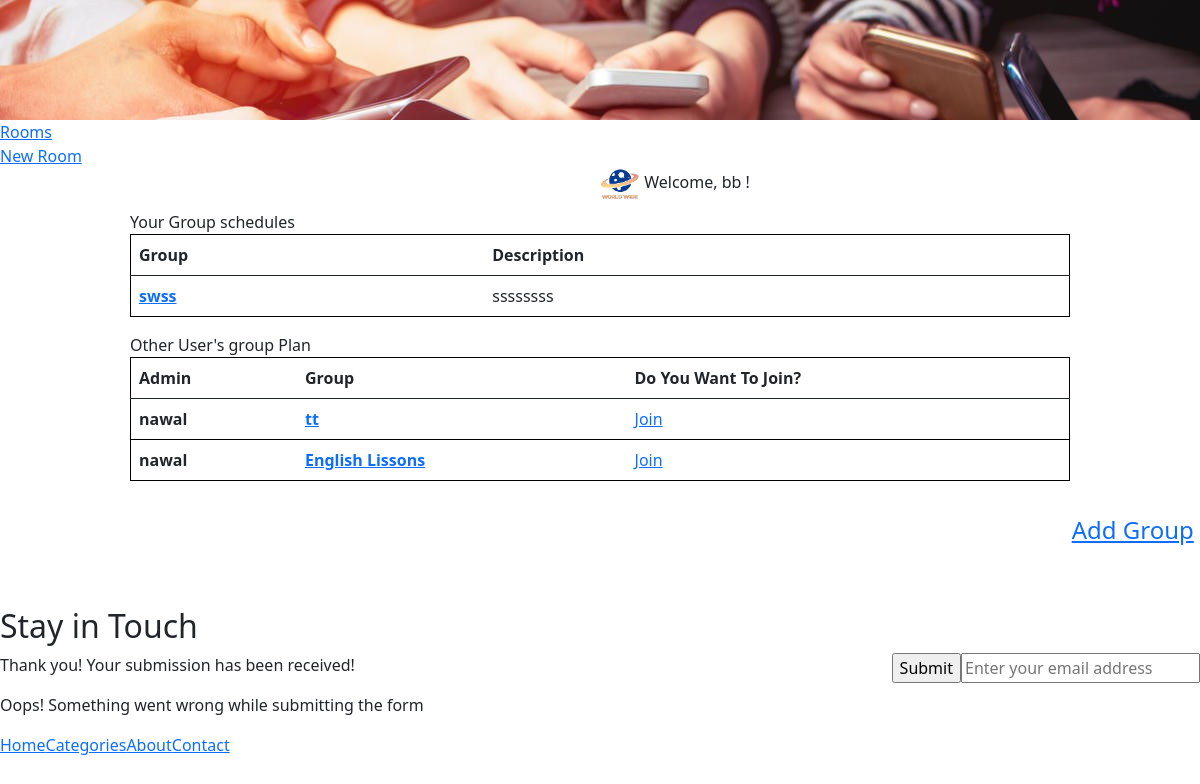
/groups (signed in), run on the app's committed database.
### app/models.py (models this page shows)
class Group(models.Model):
    planner = models.ForeignKey(User, related_name="groupsPlannedByUser", on_delete = models.CASCADE)
    destination = models.TextField()
    description = models.TextField()
    users = models.ManyToManyField(User, related_name="groups")
    created_at = models.DateTimeField(auto_now_add=True)
    updated_at = models.DateTimeField(auto_now=True)

class User(models.Model):
    first_name = models.CharField(max_length=255)
    last_name = models.CharField(max_length=255)
    email = models.CharField(max_length=255)
    password = models.CharField(max_length=255)
    created_at = models.DateTimeField(auto_now_add=True)
    updated_at = models.DateTimeField(auto_now=True)
    objects = BlogManager()

### app/views.py (the view)
# urls.py: path('groups', views.groupDashboard),
def groupDashboard(request):
    context = {
        'groups':models.all_groups_for_user(request.session['login_user']),
        'otherGroups':models.other_groups(request.session['login_user']),
    }
    return render(request,"groupDashboard.html", context)

### app/models.py (called while the page is built)
def all_groups_for_user(id):
    this_user = User.objects.get(id=id)
    groups = this_user.groups.all()
    return groups

def other_groups(id):
    this_user = User.objects.get(id=id)
    otherGroups = Group.objects.exclude(users=this_user)
    return otherGroups

### app/templates/groupDashboard.html (shortened to what this page needs)
<!DOCTYPE html>
<html data-wf-domain="escape-free-template.webflow.io" data-wf-page="5e4b1929fccc7f5af9de826b"
    data-wf-site="5e4b1929fccc7f2575de825e" data-wf-status="1">
<head>
    <link
        href="https://assets.website-files.com/5e4b1929fccc7f2575de825e/css/escape-free-template.webflow.3e4705827.css"
        rel="stylesheet" type="text/css" />
    {% load static %}
    <link rel="stylesheet" href="{% static 'css/home.css' %}">
    <link rel="stylesheet" href="{% static 'css/room.css' %}">
    <link href="https://cdn.jsdelivr.net/npm/bootstrap@5.0.0-beta1/dist/css/bootstrap.min.css" rel="stylesheet"
>
</head>
<body>
    <div>
        <div class="hero-section">
        </div>
        <div class="category-section">
            <div class="w-container">
                <div class="w-dyn-list">
                    <div role="list" class="w-clearfix w-dyn-items w-row">
                        <div role="listitem" class="category-wrapper w-dyn-item w-col w-col-2"><a href="/groups"
                                class="category-link">Rooms</a></div>
                        <div role="listitem" class="category-wrapper w-dyn-item w-col w-col-2"><a href="/groups/add"
                                class="category-link">New Room</a></div>
                        <div role="list" class="w-clearfix w-dyn-items w-row">
                            <div class="category-wrapper w-dyn-item w-col w-col-2"
                                style="white-space: nowrap; padding-left: 50%;"><img src="{% static 'logo.png'%}"
                                    alt="logo" width="40px" style="max-width: none;"> Welcome, {{request.session.name}}
                                !</div>
                        </div>
                    </div>
                </div>
            </div>
        </div>
        <div id="posts" class="main-section bottom-padding">
            <div class="dashboard-content">
                Your Group schedules
                <table class="table table-sgrouped">
                    <thead>
                        <tr>
                            <th scope="col">Group</th>
                            <th scope="col">Description</th>
                        </tr>
                    </thead>
                    <tbody>
                        {% for group in groups %}
                        <tr>
                            <th scope="row"><a href="groups/destination/{{group.id}}">{{group.destination}}</a></th>
                            <td>{{group.description}}</td>
                        </tr>
                        {% endfor %}
                    </tbody>
                </table>
                Other User's group Plan
                <table class="table table-sgrouped">
                    <thead>
                        <tr>
                            <th scope="col">Admin</th>
                            <th scope="col">Group</th>
                            <th scope="col">Do You Want To Join?</th>
                        </tr>
                    </thead>
                    <tbody>
                        {% for otherGroup in otherGroups %}
                        <tr>
                            <th scope="row">{{otherGroup.planner.first_name}}</th>
                            <th><a href="groups/destination/{{otherGroup.id}}"> {{otherGroup.destination}} </a></th>
                            <td><a href="/join/{{otherGroup.id}}">Join</a></td>
                        </tr>
                        {% endfor %}
                    </tbody>
                </table>
            </div>
            <div class="header">
                <span class="header-section-1">
                </span>
                <span class="header-section-2"></span>
                <span class="header-section-3">
                    <a href="/groups/add">Add Group</a>
                </span>
            </div>
        </div>
    </div>
    <div class="main-section dark">
        <div class="w-container">
            <div class="section-heading">
                <h2 class="white">Stay in Touch</h2>
            </div>
            <div class="form-wrapper w-form">
                <form id="email-form" name="email-form" data-name="Email Form" class="w-clearfix"><input type="email"
                        id="email" name="email" data-name="Email" placeholder="Enter your email address" maxlength="256"
                        required="" class="field w-input" /><input type="submit" value="Submit"
                        data-wait="Please wait..." class="submit-button w-button" /></form>
                <div class="success-message w-form-done">
                    <p>Thank you! Your submission has been received!</p>
                </div>
                <div class="w-form-fail">
                    <p>Oops! Something went wrong while submitting the form</p>
                </div>
            </div>
        </div>
        <div class="footer-section">
            <div class="w-container">
                <div class="w-row">
                    <div class="footer-links w-col w-col-8 w-col-small-8"><a href="/" aria-current="page"
                            class="footer-link w--current">Home</a><a href="/categories"
                            class="footer-link">Categories</a><a href="/about" class="footer-link">About</a><a
                            href="/contact" class="footer-link">Contact</a></div>
                </div>
            </div>
        </div>
    </div>
</body>
</html>

### app/static/css/home.css (style rules this page uses)
.hero-section { background-image:url("/static/home.jpg"); background-repeat: no-repeat; background-size: cover; }

### app/static/css/room.css (style rules this page uses)
.header { width: 100%; height: 100px; }
.header-section-1, .header-section-2, .header-section-3 { width: 33.3%; height: 100px; float: left; }
.header-section-3 input, .header-section-3 a { float: right; margin: 5px; }
.dashboard-content { height: 60%; width: 80%; margin: auto; padding: 10px; }
span.header-section-3 a, .show-destination output { font-size: 1.5em !important; }
table.table.table-sgrouped { border: 1px solid black; }
input { float: right; }
.hero-section { height: 120px !important; background-image: url(/static/home_part.jpg); }

### data on the page
Group: destination "swss", description "ssssssss"
Group: planner.first_name "nawal", destination "tt"
Group: planner.first_name "nawal", destination "English Lissons"

### other printed values
{{ request.session.name }} "bb"
